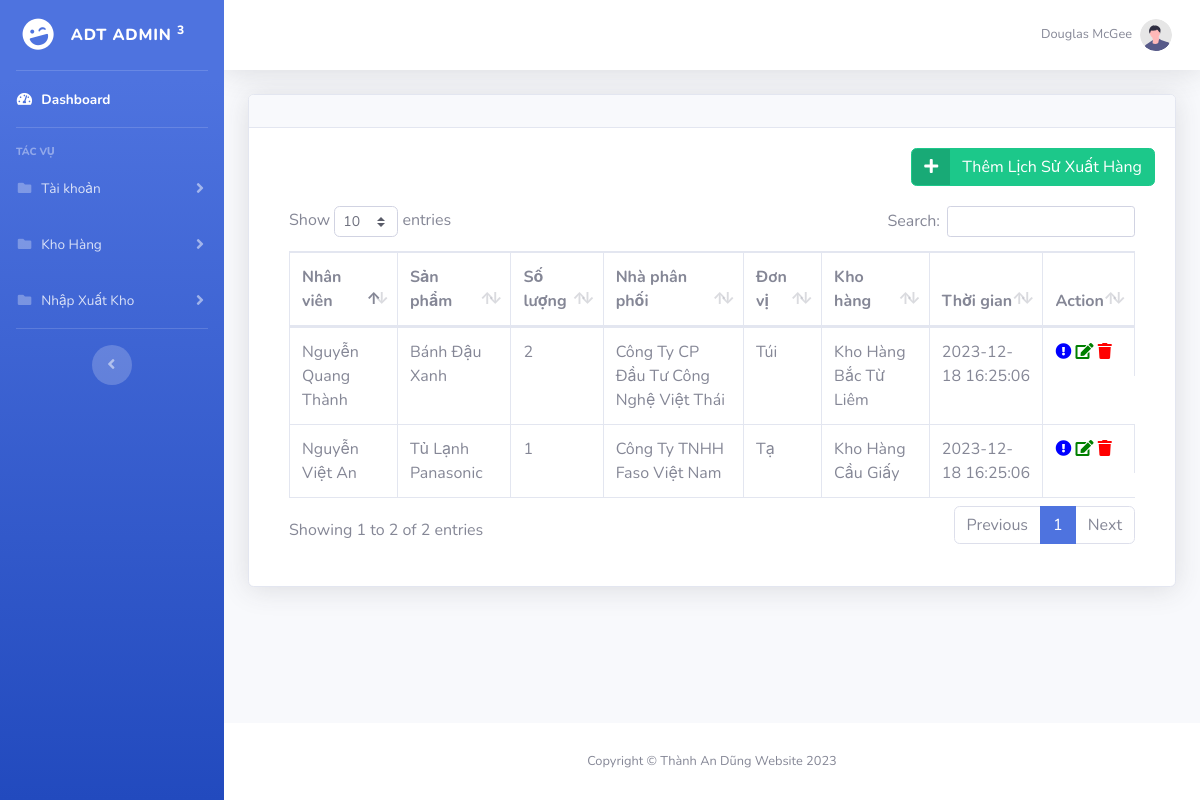
Page /lichsuxuathang/lichsuxuathang.php (signed in) on the earlier database version.
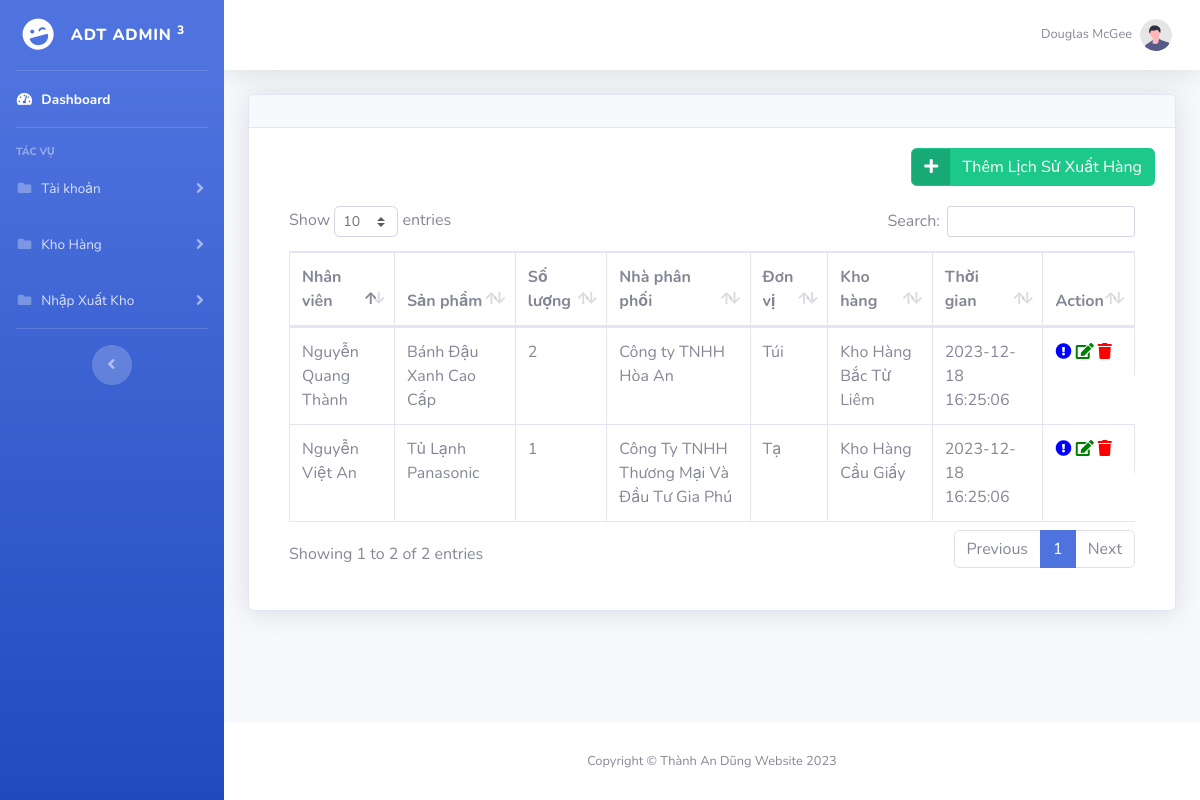
Same page on the later database version.
### tables this page shows
CREATE TABLE `lichsuxuathang` (
  `id` int(11) NOT NULL,
  `thoiGian` timestamp NOT NULL DEFAULT CURRENT_TIMESTAMP ON UPDATE CURRENT_TIMESTAMP,
  `nhanVienId` int(11) NOT NULL,
  `sanPhamId` int(11) NOT NULL,
  `soLuong` int(11) NOT NULL,
  `nhaPhanPhoiId` int(11) NOT NULL,
  `donViId` int(11) NOT NULL,
  `khoHangId` int(11) NOT NULL
);

CREATE TABLE `sanpham` (
  `id` int(11) NOT NULL,
  `tenSanPham` varchar(255) NOT NULL,
  `soLuong` int(11) NOT NULL,
  `donViId` int(11) NOT NULL,
  `nhaPhanPhoiId` int(11) NOT NULL,
  `danhMucId` int(11) NOT NULL
);

CREATE TABLE `nhaphanphoi` (
  `id` int(11) NOT NULL,
  `tenNhaPhanPhoi` varchar(255) NOT NULL,
  `dienThoai` varchar(20) NOT NULL,
  `diaChi` varchar(255) NOT NULL
);

CREATE TABLE `nhanvien` (
  `id` int(11) NOT NULL,
  `tenNhanVien` varchar(100) NOT NULL,
  `soDienThoai` varchar(255) NOT NULL,
  `email` varchar(255) NOT NULL,
  `diaChi` varchar(255) NOT NULL,
  `chucVu` varchar(255) NOT NULL
);

CREATE TABLE `donvi` (
  `id` int(11) NOT NULL,
  `tenDonVi` varchar(255) NOT NULL
);

CREATE TABLE `khohang` (
  `id` int(11) NOT NULL,
  `tenKhoHang` varchar(100) NOT NULL,
  `diaChi` varchar(255) NOT NULL,
  `taiKhoanId` int(11) NOT NULL,
  `nhanVienId` int(11) NOT NULL
);

### lichsuxuathang/lichsuxuathang.php (the view, shortened to what the changed rows need)
<!DOCTYPE html>
<html lang="en">
<head>
    <link href="../vendor/fontawesome-free/css/all.min.css" rel="stylesheet" type="text/css">
    <link href="../css/sb-admin-2.min.css" rel="stylesheet">
    <link href="../vendor/datatables/dataTables.bootstrap4.min.css" rel="stylesheet">
</head>
<body id="page-top">
    <div id="wrapper">
        <div id="content-wrapper" class="d-flex flex-column">
            <div id="content">
                <div class="container-fluid">
                    <div class="card shadow mb-4">
                        <div class="card-body">
                            <div class="table-responsive">
                                <div class="card-body">
                                    <div class="table-responsive">
                                        <table class="table table-bordered" id="dataTable" width="100%" cellspacing="0">
                                            <thead>
                                                <tr>
                                                    <th>Nhân viên</th>
                                                    <th>Sản phẩm</th>
                                                    <th>Số lượng</th>
                                                    <th>Nhà phân phối</th>
                                                    <th>Đơn vị</th>
                                                    <th>Kho hàng</th>
                                                    <th>Thời gian</th>
                                                    <th>Action</th>
                                                </tr>
                                            </thead>
                                            <tbody>
                                                <?php
                                                require('../lichsunhaphang/connection.php');
                                                $sql = "SELECT l.*, nv.tenNhanVien, sp.tenSanPham, np.tenNhaPhanPhoi, dv.tenDonVi, kh.tenKhoHang
                                                FROM lichsuxuathang l
                                                INNER JOIN nhanvien nv ON l.nhanVienId = nv.id
                                                INNER JOIN sanpham sp ON l.sanPhamId = sp.id
                                                INNER JOIN nhaphanphoi np ON l.nhaPhanPhoiId = np.id
                                                INNER JOIN donvi dv ON l.donViId = dv.id
                                                INNER JOIN khohang kh ON l.khoHangId = kh.id";
                                                $lichsuxuathang = mysqli_query($conn, $sql);
                                                if (mysqli_num_rows($lichsuxuathang) > 0) {
                                                    foreach ($lichsuxuathang as $item) {
                                                        echo "<tr>
                                                    <td>{$item['tenNhanVien']}</td>
                                                    <td>{$item['tenSanPham']}</td>
                                                    <td>{$item['soLuong']}</td>
                                                    <td>{$item['tenNhaPhanPhoi']}</td>
                                                    <td>{$item['tenDonVi']}</td>
                                                    <td>{$item['tenKhoHang']}</td>
                                                    <td>{$item['thoiGian']}</td>
                                                    <td style='text-align: center; display: flex'>
                                                        <a href='chitietlichsuxuathang.php?id={$item['id']}' style='color: blue;'><i class='fas fa-exclamation-circle'></i></a>
                                                        &nbsp;
                                                        <a href='sualichsuxuathang.php?id={$item['id']}' style='color: green;'><i class='fas fa-edit'></i></a>
                                                        &nbsp;
                                                        <a onclick=\"return checkDelete('{$item['id']}');\" href='xoalichsuxuathang.php?id={$item['id']}' style='color: red;'><i class='fas fa-trash'></i></a>
                                                    </td>
                                                </tr>";
                                                    }
                                                }
                                                ?>
                                            </tbody>
                                        </table>
                                    </div>
                                </div>
                            </div>
                        </div>
                    </div>
                </div>
            </div>
        </div>
    </div>
</body>
</html>

Differences in the rows shown:
changed through a linked row, lichsuxuathang "Nguyễn Quang Thành": sanPhamId.tenSanPham "Bánh Đậu Xanh" → "Bánh Đậu Xanh Cao Cấp"; nhaPhanPhoiId.tenNhaPhanPhoi "Công Ty CP Đầu Tư Công Nghệ Việt Thái" → "Công ty TNHH Hòa An"
changed through a linked row, lichsuxuathang "Nguyễn Việt An": nhaPhanPhoiId.tenNhaPhanPhoi "Công Ty TNHH Faso Việt Nam" → "Công Ty TNHH Thương Mại Và Đầu Tư Gia Phú"
